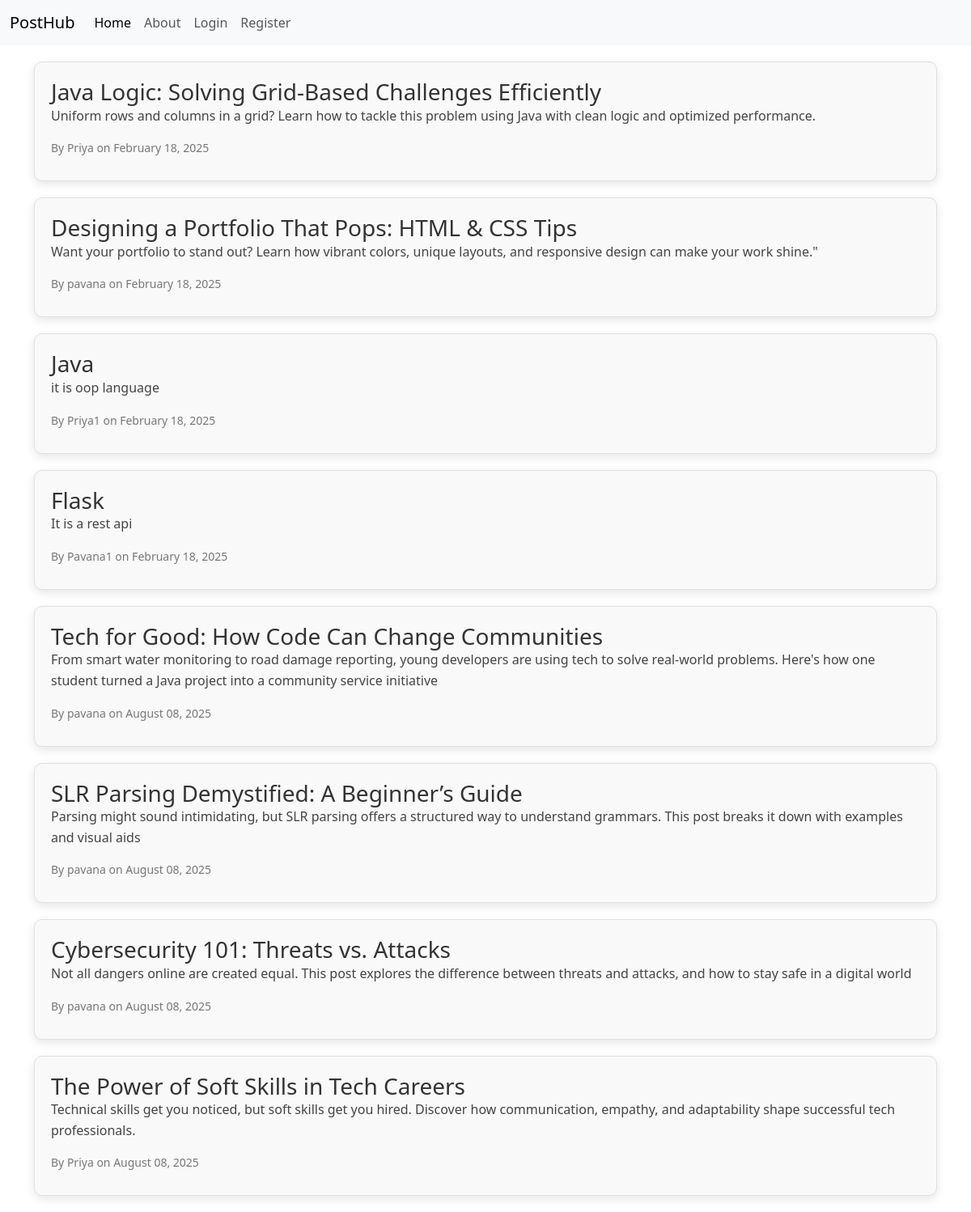
The page /home on the database its author committed.
### app.py (models this page shows)
class Post(db.Model):
    id=db.Column(db.Integer,primary_key=True)
    title=db.Column(db.String,nullable=False)
    date_posted=db.Column(db.DateTime,nullable=False,default=datetime.utcnow)
    content=db.Column(db.Text,nullable=False)
    user_id=db.Column(db.Integer,db.ForeignKey('user.id'),nullable=False)

class User(db.Model,UserMixin):
    id=db.Column(db.Integer,primary_key=True)
    username=db.Column(db.String,unique=True,nullable=False)
    email=db.Column(db.String,unique=True,nullable=False)
    image_url=db.Column(db.String,nullable=False,default="default.jpg")
    password=db.Column(db.String,nullable=False)
    posts=db.relationship('Post',backref='author',lazy=True)

### app.py (the view)
@app.route('/')
@app.route('/home')
def home():
    post=Post.query.all()
    return render_template('home.html',posts=post)

### templates/home.html (shortened to what this page needs)
{% extends "layout.html" %}
{% block content %}
{% for p in posts %}
    <div class="post-card">
        <h1 class="post-title">{{ p.title }}</h1>
        <p class="post-content">{{ p.content }}</p>
        <p class="post-meta">By {{ p.author.username }} on {{ p.date_posted.strftime('%B %d, %Y') }}</p>
    </div>
{% endfor %}
{% endblock %}

### templates/layout.html (shortened to what this page needs)
<!DOCTYPE html>
<html lang="en">
<head>
    <link href="https://cdn.jsdelivr.net/npm/bootstrap@5.3.3/dist/css/bootstrap.min.css" rel="stylesheet">
</head>
<body>
    <nav class="navbar navbar-expand-lg bg-body-tertiary">
        <div class="container-fluid">
          <a class="navbar-brand" href="#">PostHub</a>
          <div class="collapse navbar-collapse" id="navbarNav">
            <ul class="navbar-nav">
              <li class="nav-item">
                <a class="nav-link active" aria-current="page" href="{{url_for('home')}}">Home</a>
              </li>
              <li class="nav-item">
                <a class="nav-link" href="{{url_for('about')}}">About</a>
              </li>
              {%if current_user.is_authenticated%}
              <li class="nav-item">
                <a class="nav-link" href="{{url_for('post1')}}">Add Post</a>
              </li>
              <li class="nav-item">
                <a class="nav-link" href="{{url_for('account')}}">Account</a>
              </li>
              <li class="nav-item">
                <a class="nav-link" href="{{url_for('logout')}}">Logout</a>
              </li>
              {%else%}
              <li class="nav-item">
                <a class="nav-link" href="{{url_for('login')}}">Login</a>
              </li>
              <li class="nav-item">
                <a class="nav-link" href="{{url_for('register')}}">Register</a>
              </li>
              {%endif%}
            </ul>
          </div>
        </div>
      </nav>
    <div class="container">
    {%block content%}
    {%endblock%}
    </div>
</body>
</html>

### templates/home.html (style rules this page uses)
.post-card { border: 1px solid #e0e0e0; border-radius: 10px; padding: 20px; margin: 20px 0; box-shadow: 0 4px 12px rgba(0, 0, 0, 0.1); background-color: #f9f9f9; transition: box-shadow 0.3s; }
.post-title { font-size: 28px; color: #333; margin: 0; }
.post-meta { color: #777; font-size: 14px; margin-bottom: 10px; }
.post-content { font-size: 16px; color: #444; line-height: 1.6; }

### rows shown on the page
Post: title "Java Logic: Solving Grid-Based Challenges Efficiently", content "Uniform rows and columns in a grid? Learn how to tackle this problem using Java with clean logic and optimized performance.", author.username "Priya", date_posted "February 18, 2025"
Post: title "Designing a Portfolio That Pops: HTML & CSS Tips", content "Want your portfolio to stand out? Learn how vibrant colors, unique layouts, and responsive design can make your work shine.\"", author.username "pavana", date_posted "February 18, 2025"
Post: title "Java", content "it is oop language", author.username "Priya1", date_posted "February 18, 2025"
Post: title "Flask", content "It is a rest api", author.username "Pavana1", date_posted "February 18, 2025"
Post: title "Tech for Good: How Code Can Change Communities", content "From smart water monitoring to road damage reporting, young developers are using tech to solve real-world problems. Here's how one student turned a Java project into a community service initiative", author.username "pavana", date_posted "August 08, 2025"
Post: title "SLR Parsing Demystified: A Beginner’s Guide", content "Parsing might sound intimidating, but SLR parsing offers a structured way to understand grammars. This post breaks it down with examples and visual aids", author.username "pavana", date_posted "August 08, 2025"
Post: title "Cybersecurity 101: Threats vs. Attacks", content "Not all dangers online are created equal. This post explores the difference between threats and attacks, and how to stay safe in a digital world", author.username "pavana", date_posted "August 08, 2025"
Post: title "The Power of Soft Skills in Tech Careers", content "Technical skills get you noticed, but soft skills get you hired. Discover how communication, empathy, and adaptability shape successful tech professionals.", author.username "Priya", date_posted "August 08, 2025"
